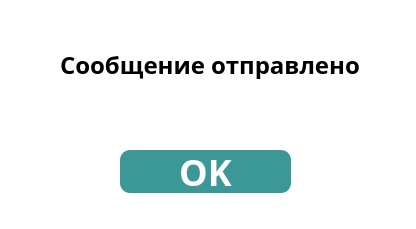
<?xml version="1.0" encoding="UTF-8"?>
<ui version="4.0">
 <class>Dialog</class>
 <widget class="QDialog" name="Dialog">
  <property name="geometry">
   <rect>
    <x>0</x>
    <y>0</y>
    <width>416</width>
    <height>229</height>
   </rect>
  </property>
  <property name="windowTitle">
   <string>Dialog</string>
  </property>
  <property name="styleSheet">
   <string notr="true">background: #FFFFFF;</string>
  </property>
  <widget class="QLabel" name="label">
   <property name="geometry">
    <rect>
     <x>60</x>
     <y>50</y>
     <width>301</width>
     <height>29</height>
    </rect>
   </property>
   <property name="styleSheet">
    <string notr="true">font-family: Red Hat Text;
font-style: normal;
font-weight: bold;
font-size: 24px;
line-height: 48px;</string>
   </property>
   <property name="text">
    <string>Сообщение отправлено</string>
   </property>
  </widget>
  <widget class="QPushButton" name="ok">
   <property name="geometry">
    <rect>
     <x>120</x>
     <y>150</y>
     <width>171</width>
     <height>43</height>
    </rect>
   </property>
   <property name="styleSheet">
    <string notr="true">font-family: Red Hat Text;
font-style: normal;
font-weight: bold;
font-size: 36px;
line-height: 48px;

color: #FDFDFD;
background: #3C9897;
border-radius: 10px;</string>
   </property>
   <property name="text">
    <string>OK</string>
   </property>
  </widget>
 </widget>
 <resources/>
 <connections/>
</ui>
